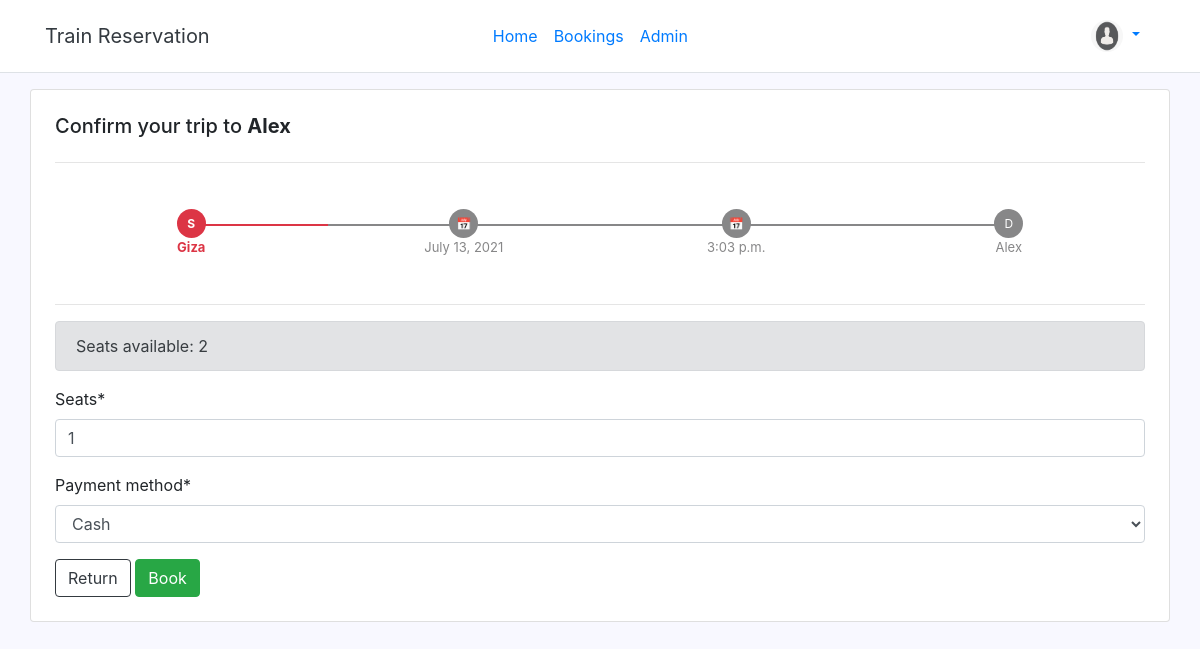
/book/1 (signed in), run on an earlier commit of the app's database.
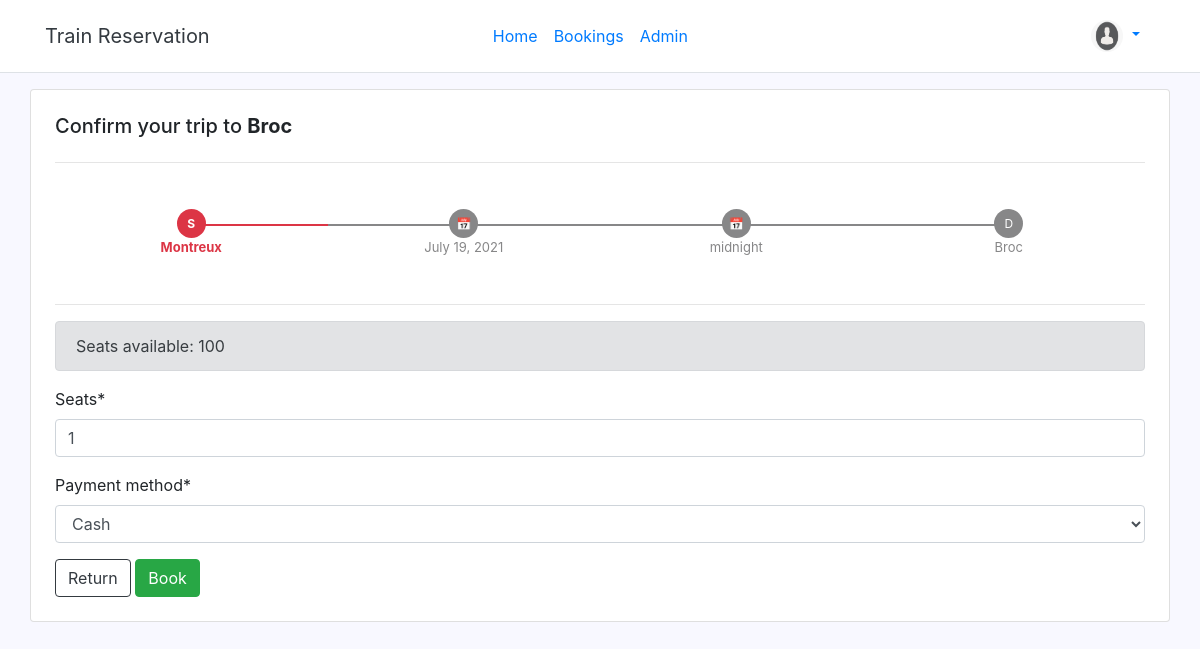
And on a later commit of the database.
### trips/models.py (models this page shows, shortened)
class Trip(models.Model):
    Trip_name = models.CharField(max_length=20)
    trip_id = models.AutoField(primary_key=True)
    train_id = models.ForeignKey(Train, on_delete=models.CASCADE)
    source = models.CharField(max_length=30)
    destination = models.CharField(max_length=30)
    available_seats = models.PositiveIntegerField(default=0)
    dept_date = models.DateField()
    dept_time = models.TimeField()

### trips/views.py (the view, shortened to what this page needs)
# urls.py: path('book/<int:id>', views.book, name='trainres-book'),
@login_required
def book(request, id):
    tripToBook = Trip.objects.get(trip_id=id)
    payment = request.POST.get('payment_method')
    context = {
        'trip' : tripToBook,
    }
    context['form'] = BookingForm()
    return render(request, 'trips/book.html', context)

### trips/forms.py
class BookingForm(ModelForm):
    class Meta:
        model = Booking
        fields = ['seats' , 'payment_method']

### trips/templates/trips/book.html (shortened to what this page needs)
{% extends "trips/base.html" %}
{% load crispy_forms_tags %}
{% block content %}
<div class="container card p-4 mt-3">
<h5>Confirm your trip to <strong> {{ trip.destination }} </strong></h5>
<hr>
<ul class="bs4-order-tracking">
    <li class="step active">
        <div>S</div> {{ trip.source }}
    </li>
    <li class="step">
        <div>📅</div> {{ trip.dept_date }}
    </li>
    <li class="step">
        <div>📅</div> {{ trip.dept_time }}
    </li>
    <li class="step ">
        <div>D</div> {{ trip.destination }}
    </li>
</ul>
<hr>
<div class="alert alert-secondary" role="alert">
    Seats available: {{ trip.available_seats }}
</div>
<form method="POST">
    {{ form|crispy }}
    <a href="{% url 'trainres-home' %}" class="btn btn-outline-dark">Return</a>
    <input type="submit" class="btn btn-success" value="Book" />
</form>
</div>
{% endblock content %}

What changed in the data, as far as the page shows it:
changed Trip: destination "Alex" → "Broc"; source "Giza" → "Montreux"; dept_date "July 13, 2021" → "July 19, 2021"; dept_time "3:03 p.m." → "midnight"; available_seats "2" → "100"
